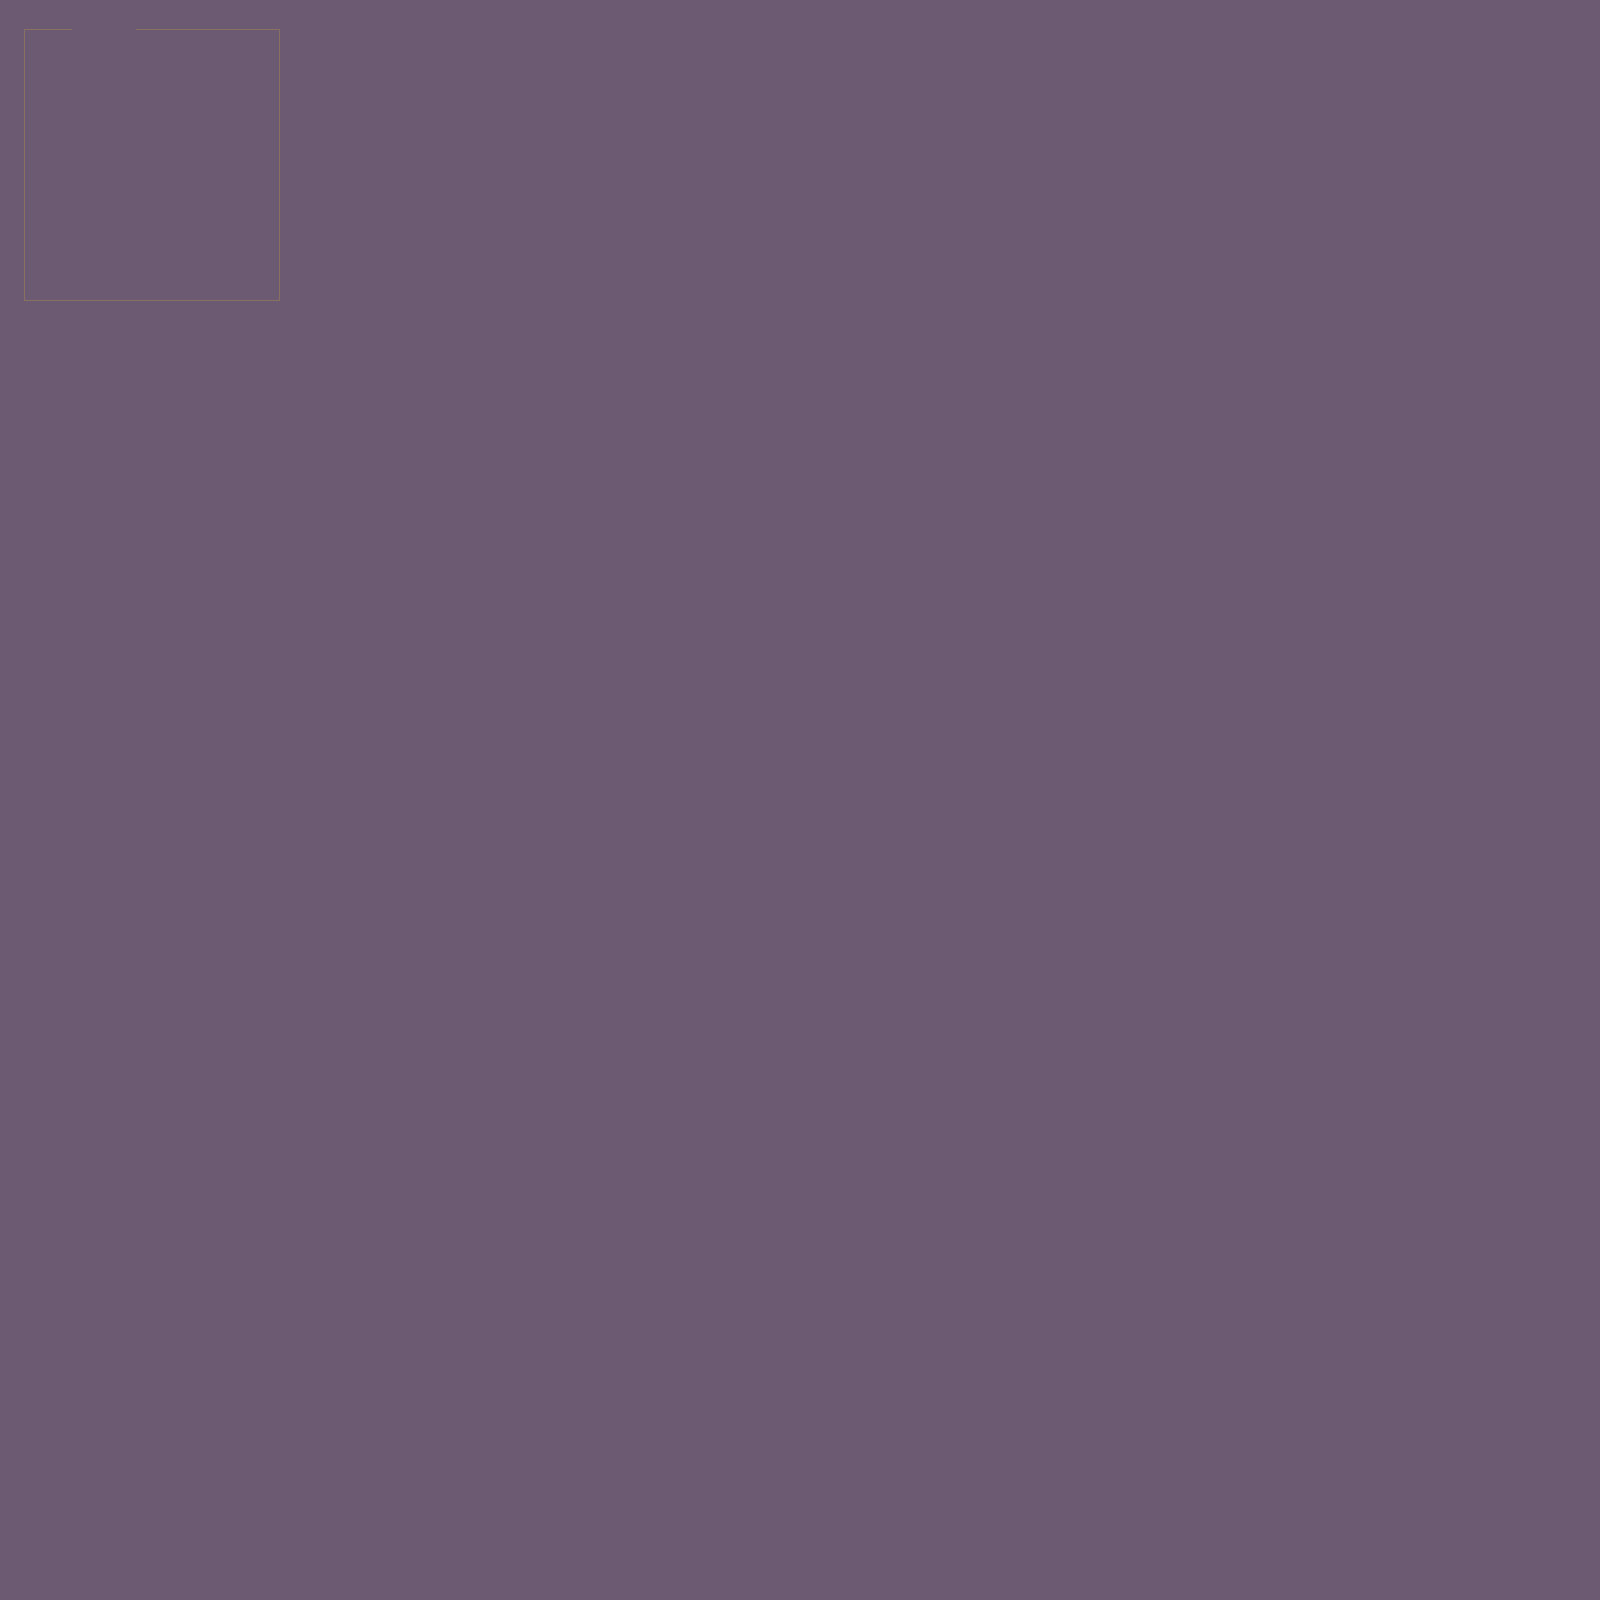

Rendered tile map (Tiled .tmx) drawn with the repository's tilesets; below, a short description and the map source with its tile grids summarised:
An orthogonal 100x100 tile map with 16x16 px tiles, 2 tile layers (structure, features).

<map version="1.2" tiledversion="1.3.1" orientation="orthogonal" renderorder="right-down" compressionlevel="0" width="100" height="100" tilewidth="16" tileheight="16" infinite="0" backgroundcolor="#6c5a73" nextlayerid="3" nextobjectid="1">
 <tileset firstgid="1" source="tilesets/world_tiles.tsx" />
 <layer id="1" name="structure" width="100" height="100" offsetx="24.3468" offsety="-3.91287">
  <data>[10000 cells, 58 non-empty, 2 distinct tile ids]</data>
 </layer>
 <layer id="2" name="features" width="100" height="100">
  <data>[10000 cells, 0 non-empty, 0 distinct tile ids]</data>
 </layer>
</map>
